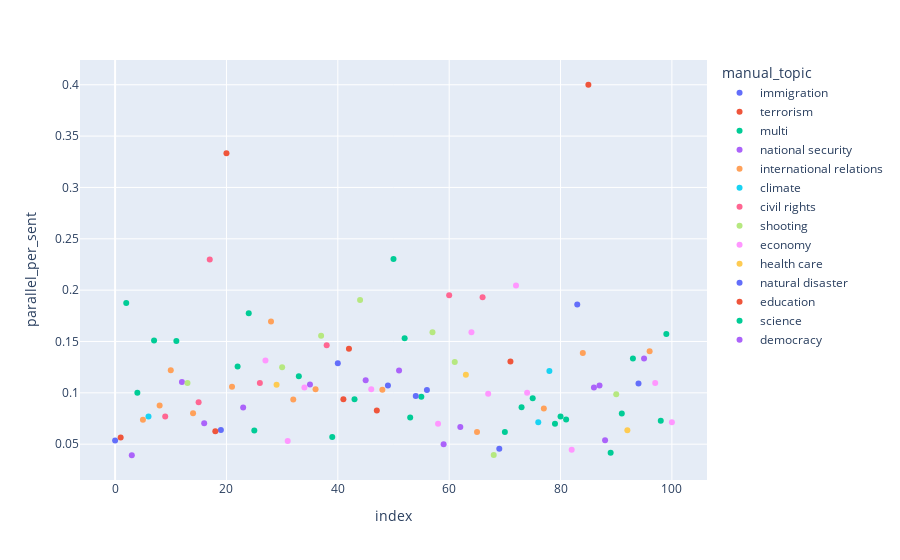

Write notebook code for a chart like this one.
### Markdown cell above
<A HREF="https://plotly.com/python/plotly-express/">Plotly express</A>

### Code cell
fig = px.scatter(par_oba, x=par_oba.index, y="parallel_per_sent", color="manual_topic", hover_name="date")
fig.show()

### Figure 1 — Plotly figure (JSON) as saved in the notebook; plotly's stock layout.template omitted (floating-point values rounded to 4 significant figures)
{"data": [{"hovertemplate": "<b>%{hovertext}</b><br><br>manual_topic=immigration<br>index=%{x}<br>parallel_per_sent=%{y}<extra></extra>", "hovertext": ["2014-07-01", "2013-01-30"], "legendgroup": "immigration", "marker": {"color": "#636efa", "symbol": "circle"}, "mode": "markers", "name": "immigration", "orientation": "v", "showlegend": true, "type": "scatter", "x": [0, 19], "xaxis": "x", "y": [0.05357, 0.06373], "yaxis": "y"}, {"hovertemplate": "<b>%{hovertext}</b><br><br>manual_topic=terrorism<br>index=%{x}<br>parallel_per_sent=%{y}<extra></extra>", "hovertext": ["2009-12-25", "2013-04-16", "2015-01-08", "2015-11-14", "2016-03-23"], "legendgroup": "terrorism", "marker": {"color": "#EF553B", "symbol": "circle"}, "mode": "markers", "name": "terrorism", "orientation": "v", "showlegend": true, "type": "scatter", "x": [1, 18, 20, 41, 85], "xaxis": "x", "y": [0.0566, 0.0625, 0.3333, 0.09375, 0.4], "yaxis": "y"}, {"hovertemplate": "<b>%{hovertext}</b><br><br>manual_topic=multi<br>index=%{x}<br>parallel_per_sent=%{y}<extra></extra>", "hovertext": ["2008-11-05", "2012-04-29", "2013-04-26", "2013-01-22", "2017-01-11", "2004-07-28", "2014-11-05", "2012-09-07", "2012-01-25", "2015-01-21", "2008-06-04", "2009-01-20", "2016-11-09", "2010-11-02", "2013-02-13", "2016-05-06", "2016-07-28", "2016-01-13", "2016-02-16", "2011-01-26", "2014-08-12", "2014-01-29", "2012-11-07"], "legendgroup": "multi", "marker": {"color": "#00cc96", "symbol": "circle"}, "mode": "markers", "name": "multi", "orientation": "v", "showlegend": true, "type": "scatter", "x": [2, 4, 7, 11, 22, 24, 25, 33, 39, 43, 50, 52, 53, 55, 70, 75, 79, 81, 89, 91, 93, 98, 99], "xaxis": "x", "y": [0.1875, 0.1, 0.1509, 0.1505, 0.1255, 0.1776, 0.06329, 0.1161, 0.05701, 0.09383, 0.2304, 0.1532, 0.07595, 0.09615, 0.0618, 0.09471, 0.06985, 0.07396, 0.04167, 0.0798, 0.1333, 0.07289, 0.1574], "yaxis": "y"}, {"hovertemplate": "<b>%{hovertext}</b><br><br>manual_topic=national security<br>index=%{x}<br>parallel_per_sent=%{y}<extra></extra>", "hovertext": ["2011-12-16", "2009-05-22", "2014-05-21", "2014-08-08", "2011-05-02", "2013-09-11", "2012-01-06", "2015-07-07", "2010-07-26", "2012-05-02", "2014-01-18"], "legendgroup": "national security", "marker": {"color": "#ab63fa", "symbol": "circle"}, "mode": "markers", "name": "national security", "orientation": "v", "showlegend": true, "type": "scatter", "x": [3, 12, 16, 23, 35, 45, 51, 59, 62, 88, 95], "xaxis": "x", "y": [0.03922, 0.1104, 0.07042, 0.08571, 0.1081, 0.1121, 0.1216, 0.05, 0.06667, 0.05376, 0.1333], "yaxis": "y"}, {"hovertemplate": "<b>%{hovertext}</b><br><br>manual_topic=international relations<br>index=%{x}<br>parallel_per_sent=%{y}<extra></extra>", "hovertext": ["2015-04-03", "2010-08-31", "2013-06-19", "2012-03-27", "2016-04-25", "2009-09-24", "2014-12-18", "2014-03-07", "2011-11-17", "2011-06-23", "2013-05-04", "2009-10-09", "2014-03-26"], "legendgroup": "international relations", "marker": {"color": "#FFA15A", "symbol": "circle"}, "mode": "markers", "name": "international relations", "orientation": "v", "showlegend": true, "type": "scatter", "x": [5, 8, 10, 14, 21, 28, 32, 36, 48, 65, 77, 84, 96], "xaxis": "x", "y": [0.07377, 0.08759, 0.122, 0.08, 0.1058, 0.1694, 0.09346, 0.1034, 0.1031, 0.06186, 0.08475, 0.1389, 0.1404], "yaxis": "y"}, {"hovertemplate": "<b>%{hovertext}</b><br><br>manual_topic=climate<br>index=%{x}<br>parallel_per_sent=%{y}<extra></extra>", "hovertext": ["2015-08-03", "2015-12-14", "2009-12-19"], "legendgroup": "climate", "marker": {"color": "#19d3f3", "symbol": "circle"}, "mode": "markers", "name": "climate", "orientation": "v", "showlegend": true, "type": "scatter", "x": [6, 76, 78], "xaxis": "x", "y": [0.07692, 0.07143, 0.1212], "yaxis": "y"}, {"hovertemplate": "<b>%{hovertext}</b><br><br>manual_topic=civil rights<br>index=%{x}<br>parallel_per_sent=%{y}<extra></extra>", "hovertext": ["2013-12-06", "2012-05-10", "2011-10-17", "2014-04-11", "2013-08-29", "2015-09-24", "2013-07-14"], "legendgroup": "civil rights", "marker": {"color": "#FF6692", "symbol": "circle"}, "mode": "markers", "name": "civil rights", "orientation": "v", "showlegend": true, "type": "scatter", "x": [9, 15, 17, 26, 38, 60, 66], "xaxis": "x", "y": [0.07692, 0.09091, 0.2299, 0.1095, 0.1463, 0.1951, 0.1932], "yaxis": "y"}, {"hovertemplate": "<b>%{hovertext}</b><br><br>manual_topic=shooting<br>index=%{x}<br>parallel_per_sent=%{y}<extra></extra>", "hovertext": ["2011-01-08", "2016-06-13", "2012-07-21", "2012-12-15", "2015-06-18", "2009-11-05", "2013-01-16", "2015-10-02"], "legendgroup": "shooting", "marker": {"color": "#B6E880", "symbol": "circle"}, "mode": "markers", "name": "shooting", "orientation": "v", "showlegend": true, "type": "scatter", "x": [13, 30, 37, 44, 57, 61, 68, 90], "xaxis": "x", "y": [0.1095, 0.125, 0.1556, 0.1905, 0.1591, 0.13, 0.03937, 0.09859], "yaxis": "y"}, {"hovertemplate": "<b>%{hovertext}</b><br><br>manual_topic=economy<br>index=%{x}<br>parallel_per_sent=%{y}<extra></extra>", "hovertext": ["2009-04-02", "2015-05-09", "2014-10-18", "2010-07-21", "2011-09-09", "2009-04-15", "2011-07-26", "2009-01-05", "2010-05-07", "2013-10-02", "2012-03-31", "2016-09-05"], "legendgroup": "economy", "marker": {"color": "#FF97FF", "symbol": "circle"}, "mode": "markers", "name": "economy", "orientation": "v", "showlegend": true, "type": "scatter", "x": [27, 31, 34, 46, 58, 64, 67, 72, 74, 82, 97, 100], "xaxis": "x", "y": [0.1316, 0.05319, 0.1053, 0.1034, 0.06996, 0.159, 0.0991, 0.2045, 0.1, 0.04469, 0.1096, 0.07143], "yaxis": "y"}, {"hovertemplate": "<b>%{hovertext}</b><br><br>manual_topic=health care<br>index=%{x}<br>parallel_per_sent=%{y}<extra></extra>", "hovertext": ["2010-03-04", "2010-03-24", "2012-06-29"], "legendgroup": "health care", "marker": {"color": "#FECB52", "symbol": "circle"}, "mode": "markers", "name": "health care", "orientation": "v", "showlegend": true, "type": "scatter", "x": [29, 63, 92], "xaxis": "x", "y": [0.1079, 0.1176, 0.06349], "yaxis": "y"}, {"hovertemplate": "<b>%{hovertext}</b><br><br>manual_topic=natural disaster<br>index=%{x}<br>parallel_per_sent=%{y}<extra></extra>", "hovertext": ["2011-05-23", "2012-10-29", "2010-07-15", "2016-08-17", "2014-09-17", "2010-04-22", "2010-01-12"], "legendgroup": "natural disaster", "marker": {"color": "#636efa", "symbol": "circle"}, "mode": "markers", "name": "natural disaster", "orientation": "v", "showlegend": true, "type": "scatter", "x": [40, 49, 54, 56, 69, 83, 94], "xaxis": "x", "y": [0.1287, 0.1071, 0.09701, 0.1028, 0.04545, 0.186, 0.1091], "yaxis": "y"}, {"hovertemplate": "<b>%{hovertext}</b><br><br>manual_topic=education<br>index=%{x}<br>parallel_per_sent=%{y}<extra></extra>", "hovertext": ["2009-07-15", "2011-02-19", "2015-03-11"], "legendgroup": "education", "marker": {"color": "#EF553B", "symbol": "circle"}, "mode": "markers", "name": "education", "orientation": "v", "showlegend": true, "type": "scatter", "x": [42, 47, 71], "xaxis": "x", "y": [0.1429, 0.08276, 0.1304], "yaxis": "y"}, {"hovertemplate": "<b>%{hovertext}</b><br><br>manual_topic=science<br>index=%{x}<br>parallel_per_sent=%{y}<extra></extra>", "hovertext": ["2015-02-14", "2010-04-15"], "legendgroup": "science", "marker": {"color": "#00cc96", "symbol": "circle"}, "mode": "markers", "name": "science", "orientation": "v", "showlegend": true, "type": "scatter", "x": [73, 80], "xaxis": "x", "y": [0.08602, 0.07692], "yaxis": "y"}, {"hovertemplate": "<b>%{hovertext}</b><br><br>manual_topic=democracy<br>index=%{x}<br>parallel_per_sent=%{y}<extra></extra>", "hovertext": ["2011-01-31", "2009-06-15"], "legendgroup": "democracy", "marker": {"color": "#ab63fa", "symbol": "circle"}, "mode": "markers", "name": "democracy", "orientation": "v", "showlegend": true, "type": "scatter", "x": [86, 87], "xaxis": "x", "y": [0.1053, 0.1071], "yaxis": "y"}], "layout": {"legend": {"title": {"text": "manual_topic"}, "tracegroupgap": 0}, "margin": {"t": 60}, "xaxis": {"anchor": "y", "domain": [0, 1], "title": {"text": "index"}}, "yaxis": {"anchor": "x", "domain": [0, 1], "title": {"text": "parallel_per_sent"}}}}
